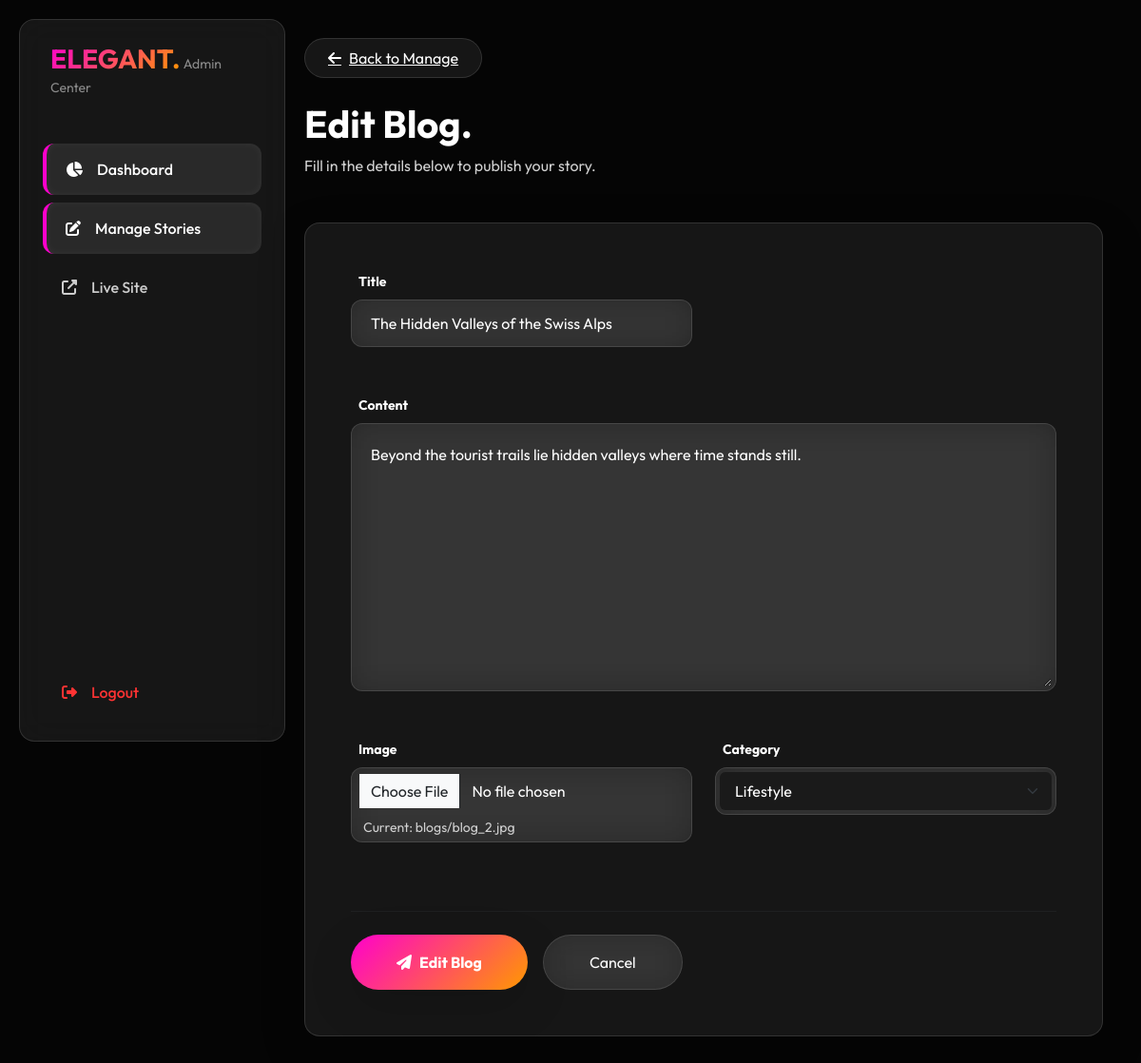
The page /dashboard/blogs/edit/2/ (signed in) on the database its author committed.
### blogapp/models.py (models this page shows, shortened)
class Blog(models.Model):
    title = models.CharField(max_length=200)
    content = models.TextField()
    image = models.ImageField(upload_to='blogs/')
    category = models.ForeignKey(Category, on_delete=models.CASCADE)
    author = models.ForeignKey(User, on_delete=models.CASCADE)
    created_at = models.DateTimeField(auto_now_add=True)

class Category(models.Model):
    name = models.CharField(max_length=100)
    def __str__(self):
        return self.name

### blogapp/views.py (the view)
# urls.py: path('dashboard/blogs/edit/<int:id>/', views.blog_edit, name='blog_edit'),
@staff_member_required
def blog_edit(request, id):
    blog = get_object_or_404(Blog, id=id)
    if request.method == 'POST':
        form = BlogForm(request.POST, request.FILES, instance=blog)
        if form.is_valid():
            form.save()
            return redirect('blog_manage')
    else:
        form = BlogForm(instance=blog)
    return render(request, 'blog_form.html', {'form': form, 'title': 'Edit Blog'})

### blogapp/forms.py
class BlogForm(forms.ModelForm):
    class Meta:
        model = Blog
        fields = ['title', 'content', 'image', 'category']

### blogapp/templates/blog_form.html (shortened to what this page needs)
{% extends 'base_admin.html' %}
{% block content %}
<div class="mb-5 animate-fade-in">
    <a href="{% url 'blog_manage' %}" class="nav-link-modern glass px-4 py-2 rounded-pill d-inline-flex align-items-center mb-4">
        <i class="fas fa-arrow-left me-2"></i> Back to Manage
    </a>
    <h1 class="text-white fw-bold">{{ title }}.</h1>
    <p class="text-muted">Fill in the details below to publish your story.</p>
</div>
<div class="glass p-5 animate-fade-in shadow-lg" style="max-width: 900px; margin: 0 auto; animation-delay: 0.1s;">
    <form method="POST" enctype="multipart/form-data">
        <div class="row g-4">
            {% for field in form %}
            <div class="{% if field.name == 'content' %}col-12{% else %}col-md-6{% endif %}">
                <div class="mb-4">
                    <label class="text-white small fw-bold mb-2 ms-2">{{ field.label }}</label>
                    <div class="glass p-1" style="border-radius: 12px;">
                        {% if field.name == 'content' %}
                            <textarea name="{{ field.name }}"
                                      class="form-control bg-transparent border-0 text-white ps-3 py-3"
                                      rows="10"
                                      placeholder="Write your story..."
                                      {% if field.field.required %}required{% endif %}>{{ field.value|default:'' }}</textarea>
                        {% elif field.name == 'category' %}
                            <select name="{{ field.name }}" class="form-select bg-transparent border-0 text-white ps-3 py-2" style="background-color: #1a1a1a !important;">
                                {% for choice in field.field.choices %}
                                    <option value="{{ choice.0 }}" {% if field.value|stringformat:"s" == choice.0|stringformat:"s" %}selected{% endif %} class="bg-dark text-white">{{ choice.1 }}</option>
                                {% endfor %}
                            </select>
                        {% elif field.name == 'image' %}
                            <input type="file" name="{{ field.name }}" class="form-control bg-transparent border-0 text-white-50 ps-3 py-2">
                            {% if field.value %}
                                <div class="mt-2 ms-2 small text-muted">Current: {{ field.value }}</div>
                            {% endif %}
                        {% else %}
                            <input type="{{ field.field.widget.input_type|default:'text' }}"
                                   name="{{ field.name }}"
                                   value="{{ field.value|default:'' }}"
                                   class="form-control bg-transparent border-0 text-white ps-3 py-2"
                                   placeholder="{{ field.label }}"
                                   {% if field.field.required %}required{% endif %}>
                        {% endif %}
                    </div>
                </div>
            </div>
            {% endfor %}
        </div>
        <div class="mt-5 pt-4 border-top border-secondary border-opacity-10 d-flex gap-3">
            <button type="submit" class="btn-modern px-5 py-3 shadow-lg">
                <i class="fas fa-paper-plane me-2"></i> {{ title }}
            </button>
            <a href="{% url 'blog_manage' %}" class="btn glass px-5 py-3 rounded-pill text-white text-decoration-none">
                Cancel
            </a>
        </div>
    </form>
</div>
{% endblock %}

### blogapp/static/css/style.css (style rules this page uses)
:root { --bg-color: #050505; --surface-color: rgba(255, 255, 255, 0.07); --glass-border: rgba(255, 255, 255, 0.12); --primary-gradient: linear-gradient(135deg, #ff00cc 0%, #ff9900 100%); --secondary-gradient: linear-gradient(135deg, #784BA0 0%, #FF3CAC 100%); --text-main: #ffffff; --text-muted: #d1d1d1; --accent-glow: 0 0 35px rgba(255, 0, 204, 0.25); }
body { background-color: var(--bg-color); color: var(--text-main); font-family: 'Outfit', sans-serif; margin: 0; overflow-x: hidden; }
p, span, label, td, th, h1, h2, h3, h4, h5, h6, strong, b { color: inherit; }
.text-muted { color: var(--text-muted) !important; }
.glass { background: var(--surface-color) !important; backdrop-filter: blur(16px); -webkit-backdrop-filter: blur(16px); border: 1px solid var(--glass-border) !important; border-radius: 16px; color: var(--text-main); }
.animate-fade-in { animation: fadeIn 0.6s ease-out forwards; }
.btn-modern { background: var(--primary-gradient); border: none; color: white !important; padding: 12px 30px; border-radius: 50px; font-weight: 700; transition: all 0.3s cubic-bezier(0.175, 0.885, 0.32, 1.275); text-decoration: none; display: inline-flex; align-items: center; justify-content: center; }
.form-control, .form-select { color: #ffffff !important; }
.form-control::placeholder { color: rgba(255, 255, 255, 0.4) !important; }

### blogapp/templates/blog_form.html (style rules this page uses)
.form-select option { background-color: #1a1a1a; color: white; }

### rows shown on the page
Blog: title "The Hidden Valleys of the Swiss Alps", content "Beyond the tourist trails lie hidden valleys where time stands still.", value "blogs/blog_2.jpg"
Category: category "Lifestyle"

### other values the page prints
{{ title }} "Edit Blog"
{{ field.label }} "Title" "Content" "Image" "Category"
